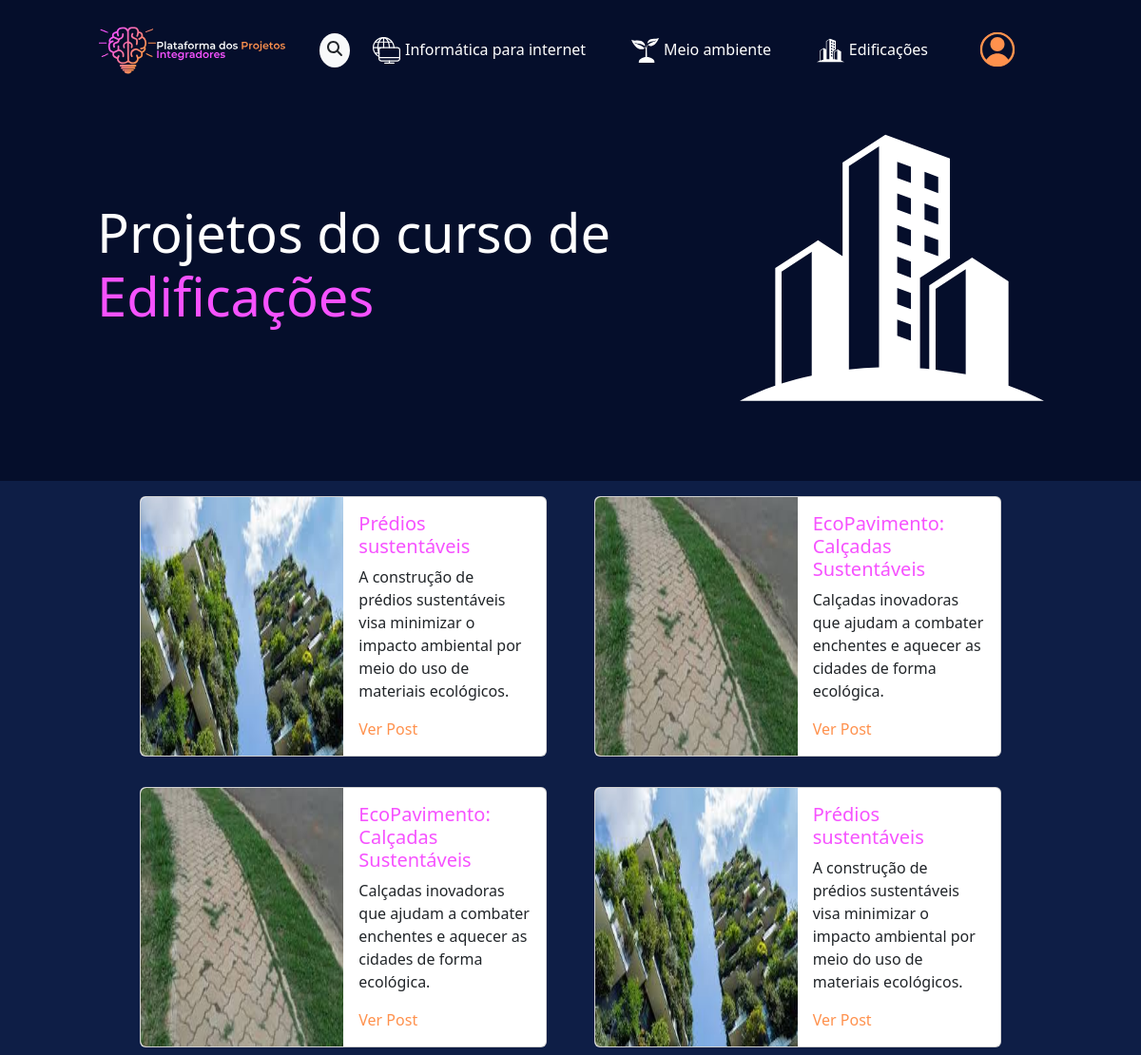
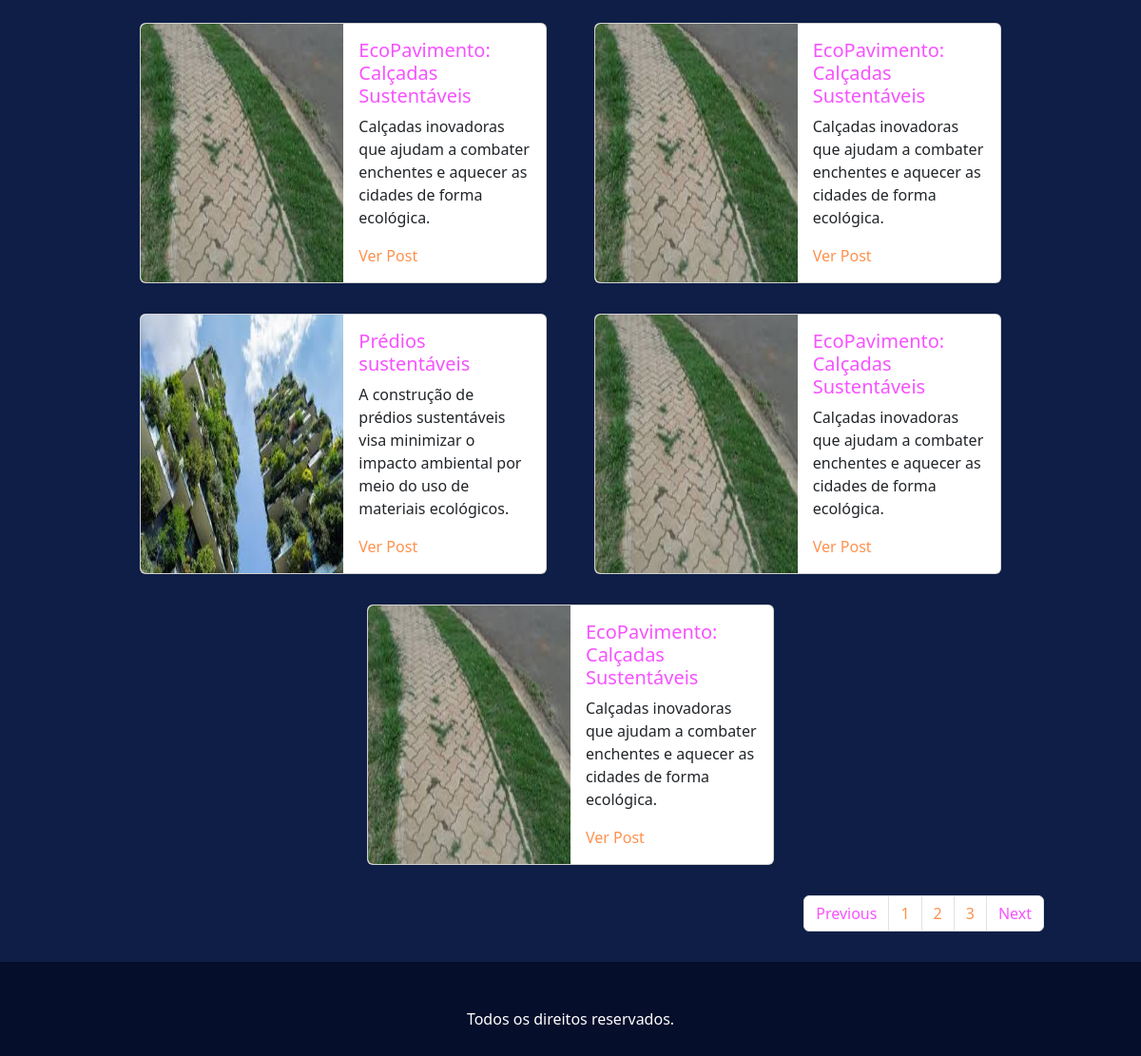
Page /projetos/3/ on the earlier database version (2 pictures, top to bottom).
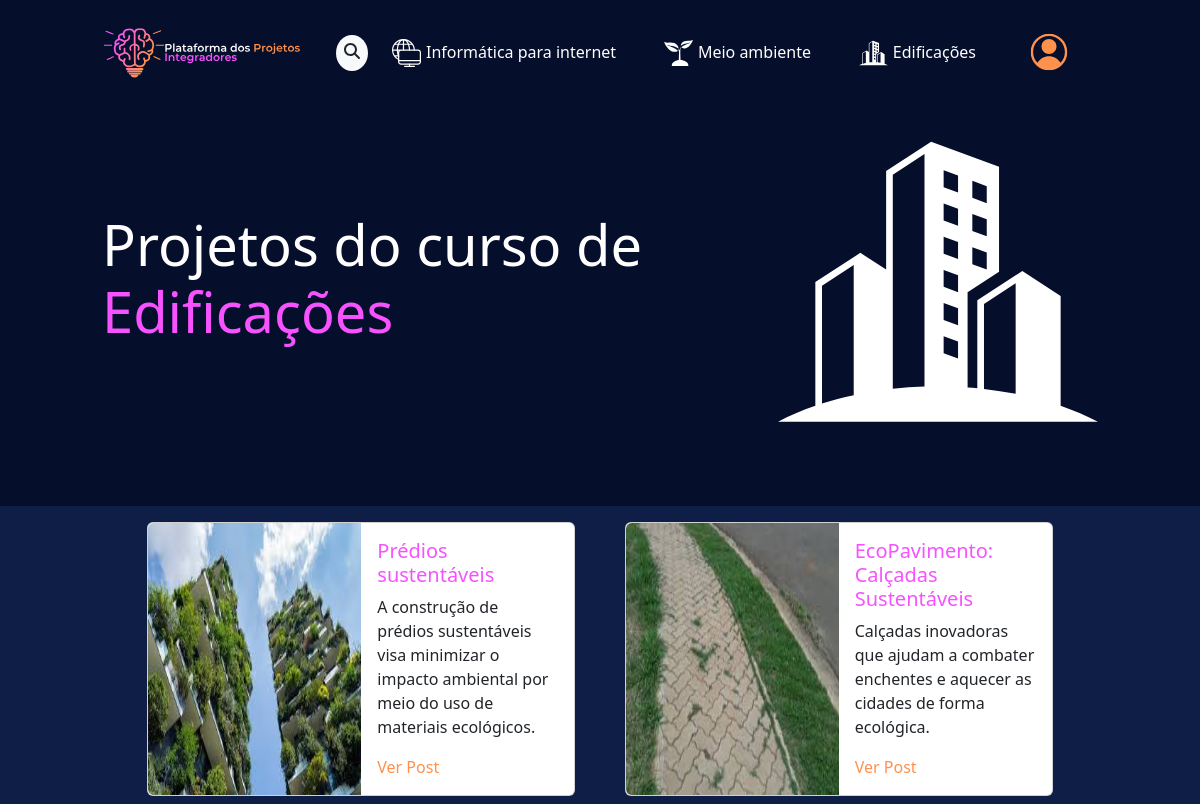
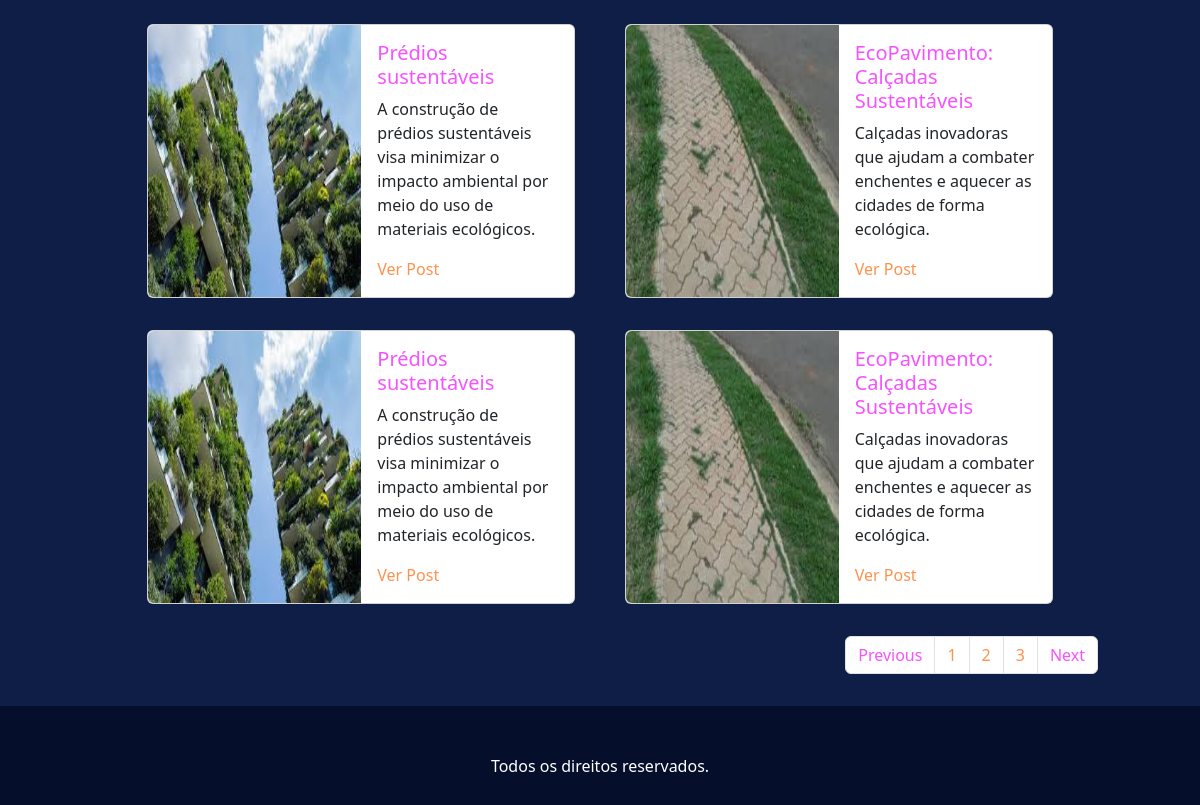
Same page on the later database version (2 pictures, top to bottom).
### ppi/models.py (models this page shows, shortened)
class Curso(models.Model):
    titulo = models.CharField(max_length=50)
    logo = models.FileField(blank=True)

class Projeto(models.Model):
    titulo = models.CharField(max_length=80)
    descricao = models.TextField(max_length=120)
    resumo = models.TextField(max_length=2000)
    capa = models.ImageField()
    curso = models.ForeignKey(Curso, on_delete=models.CASCADE)
    usuarios1 = models.ManyToManyField(Usuario1)
    usuarios2 = models.ManyToManyField(Usuario2)

### ppi/views.py (the view)
# urls.py: path("projetos/<int:id>/", views.info, name = "projetos"),
def info(request, id):
    curso = get_object_or_404(Curso, id = id)
    posts = Projeto.objects.filter( curso = curso )
    context = {
        "curso" : curso,
        "post" : posts,
        "range" : range(3)
    }
    return render(request, "cursofeed.html", context)

### ppi/context_processors.py (called while the page is built)
def cursos(request):
    return {
        "cursos" : Curso.objects.all,
    }

### ppi/templates/cursofeed.html (shortened to what this page needs)
{% extends "base.html" %}
{% load static %}
{% block conteudo %}
<div class="container custom-container mb-5 py-3">
    <div class="row g-0">
        <div class="col-md-8 d-flex justify-content-start align-items-center">
            <h1 class="text-white text-left" style="font-size: 3.5em;">
                Projetos do curso de <a class="roxinho">{{curso.titulo}}</a>
            </h1>
        </div>
        <div class="col-md-4 d-flex justify-content-end align-items-center">
            <img src="{{curso.logo.url}}" alt="Logo" style="max-height: 20rem;">
        </div>
    </div>
</div>
<div class="container-fluid blueback">
    <div class="container custom-container">
        <div class="d-flex flex-wrap justify-content-evenly">
            {% for x in range%}
                {% for post in post %}
                <div class="card my-3 mx-1" style="max-width: 43%;">
                    <div class="row g-0">
                      <div class="col">
                        <img src="{{ post.capa.url }}" class="h-100 img-fluid rounded-start" alt="...">
                      </div>
                      <div class="col">
                        <div class="card-body">
                          <h5 class="card-title roxinho">{{ post.titulo }}</h5>
                          <p class="card-text">{{ post.descricao }}</p>
                          <a class="text-end laranja" href="{% url 'post' post.id %}">Ver Post</a>
                        </div>
                      </div>
                    </div>
                  </div>
                {% endfor %}
            {% endfor %}
        </div>
        <nav class="py-3" aria-label="Page navigation example">
            <ul class="pagination justify-content-end">
              <li class="page-item">
                <a class="page-link roxinho">Previous</a>
              </li>
              <li class="page-item"><a class="page-link laranja" href="#">1</a></li>
              <li class="page-item"><a class="page-link laranja" href="#">2</a></li>
              <li class="page-item"><a class="page-link laranja" href="#">3</a></li>
              <li class="page-item">
                <a class="page-link roxinho" href="#">Next</a>
              </li>
            </ul>
        </nav>
    </div>
</div>
{% endblock conteudo %}

### ppi/templates/base.html (shortened to what this page needs)
{% load static %}
<!doctype html>
<html lang="pt-br">
  <head>
    <link href="https://cdn.jsdelivr.net/npm/bootstrap@5.3.3/dist/css/bootstrap.min.css" rel="stylesheet">
  </head>
  <body style="background-color: rgb(5, 14, 43);">
    <nav class="navbar navbar-expand-lg">
        <div class="container custom-container">
          <a class="navbar-brand" href="{% url "index" %}">
            <img src="{% static 'imgs/logotopo.svg' %}" alt="Logo" style="max-height: 80px;">
          </a>
          <div class="collapse navbar-collapse" id="navbarSupportedContent">
            <ul class="navbar-nav mb-2 mb-lg-0 ms-auto d-flex align-items-center">
              <a href="{% url "login" %}" class="bg-light rounded-circle">
                <i class="fa-solid fa-magnifying-glass p-2 text-dark"></i>
              </a>
              {% for curso in cursos %}
              <li class="nav-item mx-3">
                <a class="{% if request.path == '/projetos/' %} roxinho {% else %} text-white {% endif %} nav-link" href="{% url 'projetos' curso.id %}"><img src="{{ curso.logo.url }}" style="max-width: 1.8rem; margin-right: 5px;" alt="Informática">{{ curso.titulo }}</a>
              </li>
              {% endfor %}
              <li class="nav-item mx-3">
                <a class="nav-link" href="{% url 'verperfil' %}"><img style="max-width: 50px;" src="{% static 'imgs/btnlogin.svg' %}" alt="login"></a>
              </li>
            </ul>
          </div>
        </div>
    </nav>
    {% block conteudo %}
    {% endblock conteudo %}
    <footer class="py-5 text-center text-white">
      Todos os direitos reservados.
    </footer>
  </body>
</html>

Differences in the rows shown:
removed Projeto: capa (picture), titulo "EcoPavimento: Calçadas Sustentáveis", descricao "Calçadas inovadoras que ajudam a combater enchentes e aquecer as cidades de forma ecológica."
